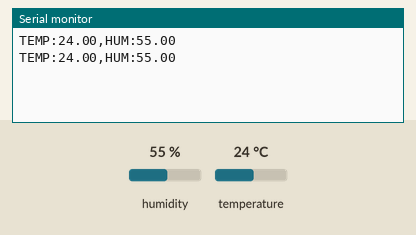
Simulated run of this sketch. Board: Arduino Uno, built with avr-gcc and run on an emulated ATmega328P. Shown: the last lines printed to the serial monitor. Inputs (shaded band) come from the test bench; at power-on: humidity 55 %, temperature 24 °C.

Above: at 2.8 s.
2.9 s: humidity set to 22 %
At 4.5 s:
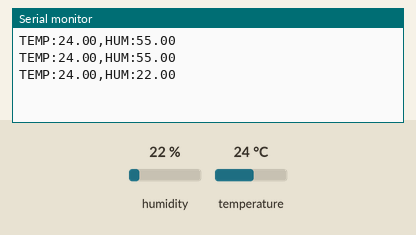
5.6 s: temperature set to 12 °C
At 7.4 s:
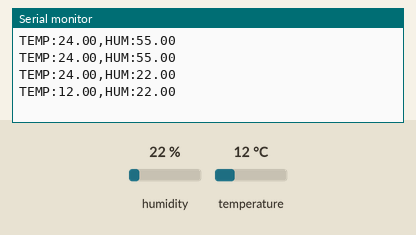
8.3 s: humidity set to 40 %
At 10.9 s:
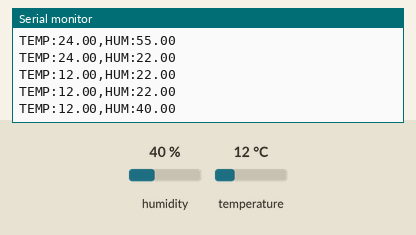
Timing chart, 0 to 12.4 s (numbered marks = the images above; inputs shaded):
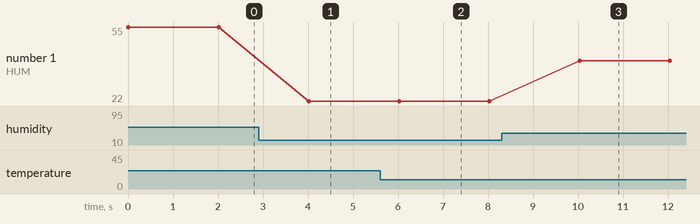

The sketch:

Estacion_Met.ino
```cpp
#include <Adafruit_Sensor.h>
#include <DHT.h>
#include <DHT_U.h>

#define DHTPIN 2      // Pin donde está conectado el DHT22
#define DHTTYPE DHT22 // Tipo de sensor

DHT dht(DHTPIN, DHTTYPE);

void setup() {
  Serial.begin(115200); // Configurar comunicación serie
  dht.begin();          // Iniciar el sensor DHT22
}

void loop() {
  float temp = dht.readTemperature(); // Leer temperatura
  float hum = dht.readHumidity();     // Leer humedad

  if (!isnan(temp) && !isnan(hum)) {  // Verificar que los valores sean válidos
    Serial.print("TEMP:");
    Serial.print(temp);
    Serial.print(",HUM:");
    Serial.println(hum);
  } else {
    Serial.println("Error al leer el sensor");
  }

  delay(2000); // Esperar 2 segundos antes de la próxima lectura
}
```

Measured:
- after the input at 2.9 s, the serial monitor: prints a new line after 1.1 s (image 1)
- after the input at 5.6 s, the serial monitor: prints a new line after 0.42 s (image 2)
- after the input at 8.3 s, the serial monitor: prints a new line after 1.7 s (image 3)
- plotted number 1: 55 → 22 after the input at 2.9 s, 22 → 40 after the input at 8.3 s
